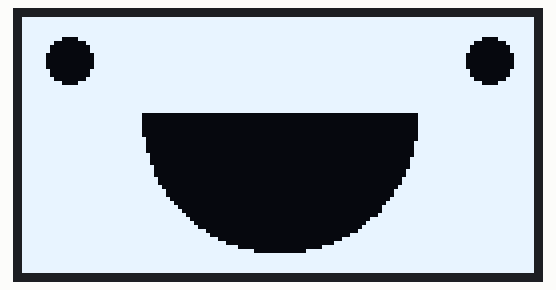
Simulated run of this sketch. Board: Arduino Uno, built with avr-gcc and run on an emulated ATmega328P. On the bench: 128×64 one-colour display.

Above: at 0.1 s.

The sketch:

img2bitmap.ino
```cpp
// Thêm các thư viện cần thiết cho màn hình OLED
#include <Wire.h>
#include <Adafruit_GFX.h>
#include <Adafruit_SSD1306.h>

// Định nghĩa kích thước màn hình
#define SCREEN_WIDTH 128 // Chiều rộng màn hình OLED, tính bằng pixel
#define SCREEN_HEIGHT 64 // Chiều cao màn hình OLED, tính bằng pixel

// Khởi tạo đối tượng màn hình với giao thức I2C
// Tham số -1 cho chân RESET vì màn hình sẽ dùng chung chân reset của Arduino
Adafruit_SSD1306 display(SCREEN_WIDTH, SCREEN_HEIGHT, &Wire, -1);

// Dữ liệu hình ảnh Bitmap cho mặt cười, kích thước 128x64px
// PROGMEM: Lưu trữ mảng này trong bộ nhớ Flash của vi điều khiển thay vì SRAM
const unsigned char epd_bitmap_PHOTOPEA_big_smile [] PROGMEM = {
	0xff, 0xff, 0xff, 0xff, 0xff, 0xff, 0xff, 0xff, 0xff, 0xff, 0xff, 0xff, 0xff, 0xff, 0xff, 0xff,
	0xff, 0xff, 0xff, 0xff, 0xff, 0xff, 0xff, 0xff, 0xff, 0xff, 0xff, 0xff, 0xff, 0xff, 0xff, 0xff,
	0xff, 0xff, 0xff, 0xff, 0xff, 0xff, 0xff, 0xff, 0xff, 0xff, 0xff, 0xff, 0xff, 0xff, 0xff, 0xff,
	0xff, 0xff, 0xff, 0xff, 0xff, 0xff, 0xff, 0xff, 0xff, 0xff, 0xff, 0xff, 0xff, 0xff, 0xff, 0xff,
	0xff, 0xff, 0xff, 0xff, 0xff, 0xff, 0xff, 0xff, 0xff, 0xff, 0xff, 0xff, 0xff, 0xff, 0xff, 0xff,
	0xff, 0xc3, 0xff, 0xff, 0xff, 0xff, 0xff, 0xff, 0xff, 0xff, 0xff, 0xff, 0xff, 0xff, 0xe1, 0xff,
	0xff, 0x00, 0xff, 0xff, 0xff, 0xff, 0xff, 0xff, 0xff, 0xff, 0xff, 0xff, 0xff, 0xff, 0x80, 0x7f,
	0xfe, 0x00, 0x7f, 0xff, 0xff, 0xff, 0xff, 0xff, 0xff, 0xff, 0xff, 0xff, 0xff, 0xff, 0x00, 0x3f,
	0xfe, 0x00, 0x7f, 0xff, 0xff, 0xff, 0xff, 0xff, 0xff, 0xff, 0xff, 0xff, 0xff, 0xff, 0x00, 0x3f,
	0xfc, 0x00, 0x3f, 0xff, 0xff, 0xff, 0xff, 0xff, 0xff, 0xff, 0xff, 0xff, 0xff, 0xfe, 0x00, 0x1f,
	0xfc, 0x00, 0x3f, 0xff, 0xff, 0xff, 0xff, 0xff, 0xff, 0xff, 0xff, 0xff, 0xff, 0xfe, 0x00, 0x1f,
	0xfc, 0x00, 0x3f, 0xff, 0xff, 0xff, 0xff, 0xff, 0xff, 0xff, 0xff, 0xff, 0xff, 0xfe, 0x00, 0x1f,
	0xfc, 0x00, 0x3f, 0xff, 0xff, 0xff, 0xff, 0xff, 0xff, 0xff, 0xff, 0xff, 0xff, 0xfe, 0x00, 0x1f,
	0xfe, 0x00, 0x7f, 0xff, 0xff, 0xff, 0xff, 0xff, 0xff, 0xff, 0xff, 0xff, 0xff, 0xff, 0x00, 0x3f,
	0xfe, 0x00, 0x7f, 0xff, 0xff, 0xff, 0xff, 0xff, 0xff, 0xff, 0xff, 0xff, 0xff, 0xff, 0x00, 0x3f,
	0xff, 0x00, 0xff, 0xff, 0xff, 0xff, 0xff, 0xff, 0xff, 0xff, 0xff, 0xff, 0xff, 0xff, 0x80, 0x7f,
	0xff, 0xc3, 0xff, 0xff, 0xff, 0xff, 0xff, 0xff, 0xff, 0xff, 0xff, 0xff, 0xff, 0xff, 0xe1, 0xff,
	0xff, 0xff, 0xff, 0xff, 0xff, 0xff, 0xff, 0xff, 0xff, 0xff, 0xff, 0xff, 0xff, 0xff, 0xff, 0xff,
	0xff, 0xff, 0xff, 0xff, 0xff, 0xff, 0xff, 0xff, 0xff, 0xff, 0xff, 0xff, 0xff, 0xff, 0xff, 0xff,
	0xff, 0xff, 0xff, 0xff, 0xff, 0xff, 0xff, 0xff, 0xff, 0xff, 0xff, 0xff, 0xff, 0xff, 0xff, 0xff,
	0xff, 0xff, 0xff, 0xff, 0xff, 0xff, 0xff, 0xff, 0xff, 0xff, 0xff, 0xff, 0xff, 0xff, 0xff, 0xff,
	0xff, 0xff, 0xff, 0xff, 0xff, 0xff, 0xff, 0xff, 0xff, 0xff, 0xff, 0xff, 0xff, 0xff, 0xff, 0xff,
	0xff, 0xff, 0xff, 0xff, 0xff, 0xff, 0xff, 0xff, 0xff, 0xff, 0xff, 0xff, 0xff, 0xff, 0xff, 0xff,
	0xff, 0xff, 0xff, 0xff, 0xff, 0xff, 0xff, 0xff, 0xff, 0xff, 0xff, 0xff, 0xff, 0xff, 0xff, 0xff,
	0xff, 0xff, 0xff, 0xfc, 0x00, 0x00, 0x00, 0x00, 0x00, 0x00, 0x00, 0x00, 0x1f, 0xff, 0xff, 0xff,
	0xff, 0xff, 0xff, 0xfc, 0x00, 0x00, 0x00, 0x00, 0x00, 0x00, 0x00, 0x00, 0x1f, 0xff, 0xff, 0xff,
	0xff, 0xff, 0xff, 0xfc, 0x00, 0x00, 0x00, 0x00, 0x00, 0x00, 0x00, 0x00, 0x1f, 0xff, 0xff, 0xff,
	0xff, 0xff, 0xff, 0xfc, 0x00, 0x00, 0x00, 0x00, 0x00, 0x00, 0x00, 0x00, 0x1f, 0xff, 0xff, 0xff,
	0xff, 0xff, 0xff, 0xfc, 0x00, 0x00, 0x00, 0x00, 0x00, 0x00, 0x00, 0x00, 0x1f, 0xff, 0xff, 0xff,
	0xff, 0xff, 0xff, 0xfc, 0x00, 0x00, 0x00, 0x00, 0x00, 0x00, 0x00, 0x00, 0x1f, 0xff, 0xff, 0xff,
	0xff, 0xff, 0xff, 0xfe, 0x00, 0x00, 0x00, 0x00, 0x00, 0x00, 0x00, 0x00, 0x1f, 0xff, 0xff, 0xff,
	0xff, 0xff, 0xff, 0xfe, 0x00, 0x00, 0x00, 0x00, 0x00, 0x00, 0x00, 0x00, 0x3f, 0xff, 0xff, 0xff,
	0xff, 0xff, 0xff, 0xfe, 0x00, 0x00, 0x00, 0x00, 0x00, 0x00, 0x00, 0x00, 0x3f, 0xff, 0xff, 0xff,
	0xff, 0xff, 0xff, 0xfe, 0x00, 0x00, 0x00, 0x00, 0x00, 0x00, 0x00, 0x00, 0x3f, 0xff, 0xff, 0xff,
	0xff, 0xff, 0xff, 0xff, 0x00, 0x00, 0x00, 0x00, 0x00, 0x00, 0x00, 0x00, 0x3f, 0xff, 0xff, 0xff,
	0xff, 0xff, 0xff, 0xff, 0x00, 0x00, 0x00, 0x00, 0x00, 0x00, 0x00, 0x00, 0x7f, 0xff, 0xff, 0xff,
	0xff, 0xff, 0xff, 0xff, 0x00, 0x00, 0x00, 0x00, 0x00, 0x00, 0x00, 0x00, 0x7f, 0xff, 0xff, 0xff,
	0xff, 0xff, 0xff, 0xff, 0x80, 0x00, 0x00, 0x00, 0x00, 0x00, 0x00, 0x00, 0x7f, 0xff, 0xff, 0xff,
	0xff, 0xff, 0xff, 0xff, 0x80, 0x00, 0x00, 0x00, 0x00, 0x00, 0x00, 0x00, 0xff, 0xff, 0xff, 0xff,
	0xff, 0xff, 0xff, 0xff, 0x80, 0x00, 0x00, 0x00, 0x00, 0x00, 0x00, 0x00, 0xff, 0xff, 0xff, 0xff,
	0xff, 0xff, 0xff, 0xff, 0xc0, 0x00, 0x00, 0x00, 0x00, 0x00, 0x00, 0x01, 0xff, 0xff, 0xff, 0xff,
	0xff, 0xff, 0xff, 0xff, 0xc0, 0x00, 0x00, 0x00, 0x00, 0x00, 0x00, 0x01, 0xff, 0xff, 0xff, 0xff,
	0xff, 0xff, 0xff, 0xff, 0xe0, 0x00, 0x00, 0x00, 0x00, 0x00, 0x00, 0x03, 0xff, 0xff, 0xff, 0xff,
	0xff, 0xff, 0xff, 0xff, 0xf0, 0x00, 0x00, 0x00, 0x00, 0x00, 0x00, 0x07, 0xff, 0xff, 0xff, 0xff,
	0xff, 0xff, 0xff, 0xff, 0xf0, 0x00, 0x00, 0x00, 0x00, 0x00, 0x00, 0x07, 0xff, 0xff, 0xff, 0xff,
	0xff, 0xff, 0xff, 0xff, 0xf8, 0x00, 0x00, 0x00, 0x00, 0x00, 0x00, 0x0f, 0xff, 0xff, 0xff, 0xff,
	0xff, 0xff, 0xff, 0xff, 0xfc, 0x00, 0x00, 0x00, 0x00, 0x00, 0x00, 0x1f, 0xff, 0xff, 0xff, 0xff,
	0xff, 0xff, 0xff, 0xff, 0xfe, 0x00, 0x00, 0x00, 0x00, 0x00, 0x00, 0x3f, 0xff, 0xff, 0xff, 0xff,
	0xff, 0xff, 0xff, 0xff, 0xff, 0x00, 0x00, 0x00, 0x00, 0x00, 0x00, 0x3f, 0xff, 0xff, 0xff, 0xff,
	0xff, 0xff, 0xff, 0xff, 0xff, 0x80, 0x00, 0x00, 0x00, 0x00, 0x00, 0x7f, 0xff, 0xff, 0xff, 0xff,
	0xff, 0xff, 0xff, 0xff, 0xff, 0xc0, 0x00, 0x00, 0x00, 0x00, 0x01, 0xff, 0xff, 0xff, 0xff, 0xff,
	0xff, 0xff, 0xff, 0xff, 0xff, 0xe0, 0x00, 0x00, 0x00, 0x00, 0x03, 0xff, 0xff, 0xff, 0xff, 0xff,
	0xff, 0xff, 0xff, 0xff, 0xff, 0xf0, 0x00, 0x00, 0x00, 0x00, 0x07, 0xff, 0xff, 0xff, 0xff, 0xff,
	0xff, 0xff, 0xff, 0xff, 0xff, 0xfc, 0x00, 0x00, 0x00, 0x00, 0x0f, 0xff, 0xff, 0xff, 0xff, 0xff,
	0xff, 0xff, 0xff, 0xff, 0xff, 0xfe, 0x00, 0x00, 0x00, 0x00, 0x3f, 0xff, 0xff, 0xff, 0xff, 0xff,
	0xff, 0xff, 0xff, 0xff, 0xff, 0xff, 0x80, 0x00, 0x00, 0x00, 0xff, 0xff, 0xff, 0xff, 0xff, 0xff,
	0xff, 0xff, 0xff, 0xff, 0xff, 0xff, 0xe0, 0x00, 0x00, 0x03, 0xff, 0xff, 0xff, 0xff, 0xff, 0xff,
	0xff, 0xff, 0xff, 0xff, 0xff, 0xff, 0xfc, 0x00, 0x00, 0x1f, 0xff, 0xff, 0xff, 0xff, 0xff, 0xff,
	0xff, 0xff, 0xff, 0xff, 0xff, 0xff, 0xff, 0xc0, 0x01, 0xff, 0xff, 0xff, 0xff, 0xff, 0xff, 0xff,
	0xff, 0xff, 0xff, 0xff, 0xff, 0xff, 0xff, 0xff, 0xff, 0xff, 0xff, 0xff, 0xff, 0xff, 0xff, 0xff,
	0xff, 0xff, 0xff, 0xff, 0xff, 0xff, 0xff, 0xff, 0xff, 0xff, 0xff, 0xff, 0xff, 0xff, 0xff, 0xff,
	0xff, 0xff, 0xff, 0xff, 0xff, 0xff, 0xff, 0xff, 0xff, 0xff, 0xff, 0xff, 0xff, 0xff, 0xff, 0xff,
	0xff, 0xff, 0xff, 0xff, 0xff, 0xff, 0xff, 0xff, 0xff, 0xff, 0xff, 0xff, 0xff, 0xff, 0xff, 0xff,
	0xff, 0xff, 0xff, 0xff, 0xff, 0xff, 0xff, 0xff, 0xff, 0xff, 0xff, 0xff, 0xff, 0xff, 0xff, 0xff
};

void setup() {
  // Bắt đầu Serial Monitor để gỡ lỗi (tùy chọn)
  Serial.begin(9600);

  // Khởi tạo màn hình OLED. Địa chỉ I2C phổ biến là 0x3C.
  // SSD1306_SWITCHCAPVCC tạo ra điện áp cho màn hình từ 3.3V.
  if(!display.begin(SSD1306_SWITCHCAPVCC, 0x3C)) {
    Serial.println(F("Khởi tạo SSD1306 thất bại"));
    for(;;); // Vòng lặp vô tận nếu không tìm thấy màn hình
  }

  // Xóa bộ đệm của màn hình.
  display.clearDisplay();

  // Vẽ bitmap lên bộ đệm màn hình.
  // Tọa độ (x, y) là (0, 0) - góc trên bên trái.
  // Kích thước (width, height) là (128, 64).
  // Màu là SSD1306_WHITE để vẽ các pixel sáng.
  display.drawBitmap(0, 0, epd_bitmap_PHOTOPEA_big_smile, 128, 64, SSD1306_WHITE);

  // Gửi bộ đệm đến màn hình để hiển thị hình ảnh.
  display.display();
}

void loop() {
  // Để trống vì chúng ta chỉ cần vẽ hình ảnh một lần khi khởi động.
}
```
